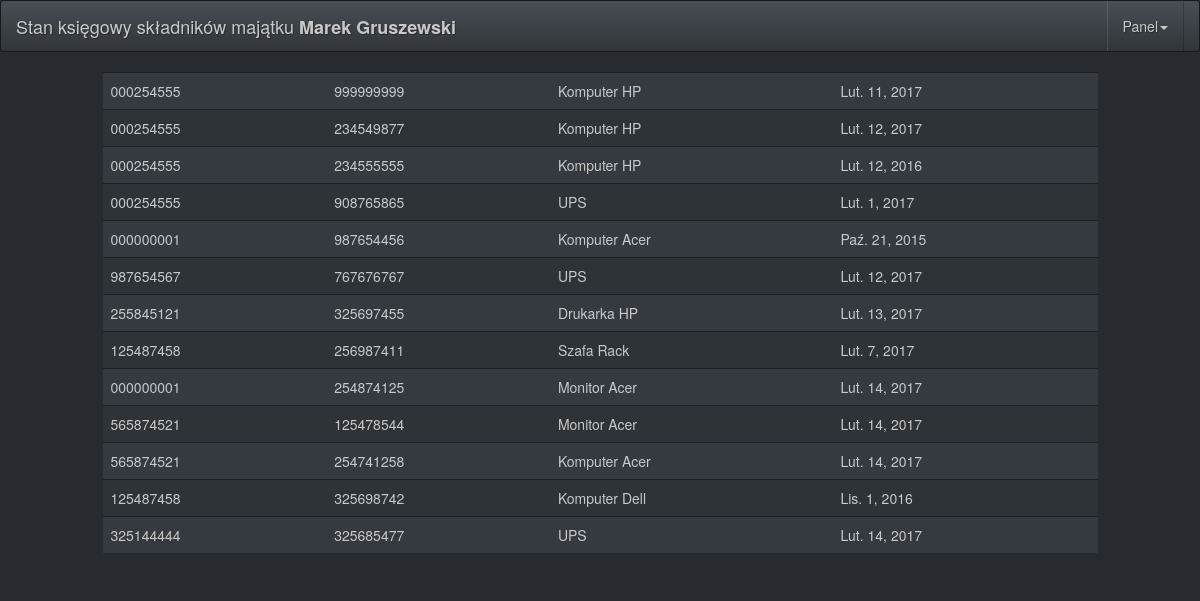
The page /list-stc/ (signed in) on the database its author committed.
### store/models.py (models this page shows, shortened)
class NrStc(models.Model):
	nr_st = models.ForeignKey(NrSt)
	owner = models.ForeignKey(settings.AUTH_USER_MODEL)
	nr_stc = models.CharField(max_length = 9, unique=True)
	name = models.CharField(max_length = 255)
	data_przyjecia = models.DateField(default=date.today)
	price = models.DecimalField(null = True, blank=True, max_digits = 20, decimal_places = 2)
	uwagi = models.TextField(null=True)
	dzierzawca = models.CharField(max_length = 255, null = True)
	place = models.CharField(max_length = 255, null = True, blank = True)
	photo = models.ImageField(null=True)

class NrSt(models.Model):
	owner = models.ForeignKey(settings.AUTH_USER_MODEL)
	nr_st = models.CharField(max_length = 9, unique=True)
	name = models.CharField(max_length = 255)
	data_przyjecia = models.DateField(default=date.today)
	price = models.DecimalField(null = True, blank = True, max_digits = 20, decimal_places = 2)
	uwagi = models.TextField(null = True, blank=True)
	dzierzawca = models.CharField(max_length = 255, null = True, blank=True)
	place = models.CharField(max_length = 255, null = True, blank=True)

### store/views.py (the view)
# urls.py: url(r'^list-stc/', login_required(StcListView.as_view(), login_url="/"), name='list-stc'),
class StcListView(ListView):
	template_name = 'store/list-stc.html'
	model = NrStc
	fields = ['owner', 'nr_st', 'name', 'nr_stc', 'data_przyjecia']

### store/templates/store/list-stc.html
{% extends "base.html"  %}
{% block 'content' %}
 <table class="table table-striped table-hover">
{% for stc in object_list %}
    <tr><td>{{ stc.nr_st.nr_st }}</td><td> {{ stc.nr_stc }}</td><td> {{ stc.name }}</td> <td>{{ stc.data_przyjecia }}</td></tr>
{% endfor %}
</table>
{% endblock  %}

### templates/base.html (shortened to what this page needs)
{% load staticfiles %}
<!doctype html>
<html class="no-js" lang="">
    <head>
        <link rel="stylesheet" href="https://maxcdn.bootstrapcdn.com/bootstrap/3.3.7/css/bootstrap.min.css">
        <link rel="stylesheet" href="//code.jquery.com/ui/1.12.1/themes/base/jquery-ui.css">
        <link href="{% static 'css/bootstrap.min.css' %}" rel="stylesheet">
    </head>
    <body>
    <nav class="navbar navbar-default">
      <div class="container-fluid">
        <div class="navbar-header">
          <a class="navbar-brand" href="/">Stan księgowy składników majątku <strong>{{user.first_name }} {{ user.last_name }}</strong></a>
        </div>
        <div class="collapse navbar-collapse" id="bs-example-navbar-collapse-1">
          <ul class="nav navbar-nav navbar-right">
            <li class="dropdown">
              <a href="#" class="dropdown-toggle" data-toggle="dropdown" role="button" aria-expanded="false">Panel<span class="caret"></span></a>
            </li>
          </ul>
        </div>
      </div>
    </nav>
    <div class="content">
        <div class="row">
            <div class="col-lg-1">
            </div>
            <div class="col-lg-10">
                {% block 'content'  %}
                {% endblock  %}
            </div>
            <div class="col-lg-1">
            </div>
        </div>
    </div>
    </body>
</html>

### rows shown on the page
NrStc: nr_st.nr_st "000254555", nr_stc "999999999", name "Komputer HP", data_przyjecia "Lut. 11, 2017"
NrStc: nr_st.nr_st "000254555", nr_stc "234549877", name "Komputer HP", data_przyjecia "Lut. 12, 2017"
NrStc: nr_st.nr_st "000254555", nr_stc "234555555", name "Komputer HP", data_przyjecia "Lut. 12, 2016"
NrStc: nr_st.nr_st "000254555", nr_stc "908765865", name "UPS", data_przyjecia "Lut. 1, 2017"
NrStc: nr_st.nr_st "000000001", nr_stc "987654456", name "Komputer Acer", data_przyjecia "Paź. 21, 2015"
NrStc: nr_st.nr_st "987654567", nr_stc "767676767", name "UPS", data_przyjecia "Lut. 12, 2017"
NrStc: nr_st.nr_st "255845121", nr_stc "325697455", name "Drukarka HP", data_przyjecia "Lut. 13, 2017"
NrStc: nr_st.nr_st "125487458", nr_stc "256987411", name "Szafa Rack", data_przyjecia "Lut. 7, 2017"
NrStc: nr_st.nr_st "000000001", nr_stc "254874125", name "Monitor Acer", data_przyjecia "Lut. 14, 2017"
NrStc: nr_st.nr_st "565874521", nr_stc "125478544", name "Monitor Acer", data_przyjecia "Lut. 14, 2017"
NrStc: nr_st.nr_st "565874521", nr_stc "254741258", name "Komputer Acer", data_przyjecia "Lut. 14, 2017"
NrStc: nr_st.nr_st "125487458", nr_stc "325698742", name "Komputer Dell", data_przyjecia "Lis. 1, 2016"
NrStc: nr_st.nr_st "325144444", nr_stc "325685477", name "UPS", data_przyjecia "Lut. 14, 2017"

### other values the page prints
{{ user.first_name }} "Marek"
{{ user.last_name }} "Gruszewski"
